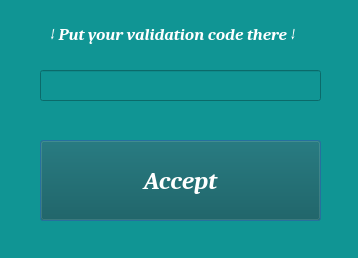
<?xml version="1.0" encoding="UTF-8"?>
<ui version="4.0">
 <class>authorization</class>
 <widget class="QDialog" name="authorization">
  <property name="geometry">
   <rect>
    <x>0</x>
    <y>0</y>
    <width>358</width>
    <height>258</height>
   </rect>
  </property>
  <property name="windowTitle">
   <string>Confirmation</string>
  </property>
  <property name="windowIcon">
   <iconset>
    <normaloff>../../Logo/logo(22x22).ico</normaloff>../../Logo/logo(22x22).ico</iconset>
  </property>
  <property name="styleSheet">
   <string notr="true">background-color: rgb(16, 149, 148);

color: rgb(255, 255, 255);

</string>
  </property>
  <widget class="QPushButton" name="accept_button">
   <property name="geometry">
    <rect>
     <x>40</x>
     <y>140</y>
     <width>281</width>
     <height>81</height>
    </rect>
   </property>
   <property name="font">
    <font>
     <family>Cambria</family>
     <pointsize>19</pointsize>
     <italic>true</italic>
     <bold>true</bold>
    </font>
   </property>
   <property name="cursor">
    <cursorShape>OpenHandCursor</cursorShape>
   </property>
   <property name="styleSheet">
    <string notr="true">background-color: rgb(29, 35, 35);
background-color: rgb(9, 83, 82);
color: rgb(255, 255, 255);</string>
   </property>
   <property name="text">
    <string>Accept</string>
   </property>
  </widget>
  <widget class="QLineEdit" name="token_lineEdit">
   <property name="geometry">
    <rect>
     <x>40</x>
     <y>70</y>
     <width>281</width>
     <height>31</height>
    </rect>
   </property>
   <property name="font">
    <font>
     <family>Cambria</family>
     <italic>true</italic>
     <bold>true</bold>
    </font>
   </property>
   <property name="styleSheet">
    <string notr="true">color: rgb(255, 255, 255);</string>
   </property>
   <property name="inputMask">
    <string/>
   </property>
   <property name="text">
    <string/>
   </property>
   <property name="echoMode">
    <enum>QLineEdit::Password</enum>
   </property>
  </widget>
  <widget class="QLabel" name="label">
   <property name="geometry">
    <rect>
     <x>50</x>
     <y>20</y>
     <width>271</width>
     <height>28</height>
    </rect>
   </property>
   <property name="font">
    <font>
     <family>Cambria</family>
     <pointsize>13</pointsize>
     <italic>true</italic>
     <bold>true</bold>
    </font>
   </property>
   <property name="styleSheet">
    <string notr="true">color: rgb(255, 255, 255);</string>
   </property>
   <property name="text">
    <string>↓ Put your validation code there ↓</string>
   </property>
  </widget>
 </widget>
 <resources/>
 <connections/>
</ui>
